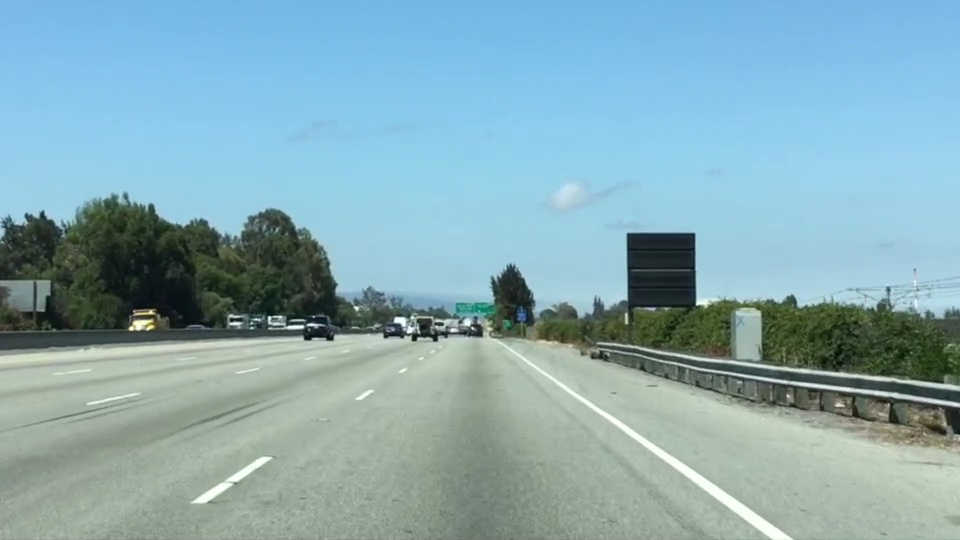
#> input picture finding line lanes/test.jpg, 960 x 540 px
$ python t1-region-masking.py
#> lines starting #> are read from the running program, lines starting #| are printed output that depends on the picture
#!/usr/bin/env python2
# -*- coding: utf-8 -*-
"""
Created on Sun Feb 19 15:22:28 2017

@author: alvaroho

SDC ND - Term 1
Project 1: Finding Lane Lines
Region Masking

"""

import matplotlib.pyplot as plt
import matplotlib.image as mpimg
import numpy as np

# Read in the image and print some stats
image = mpimg.imread('test.jpg')
#> image is the input picture: shape (540, 960, 3); mean R, G, B 135.5, 171.1, 179.2
print('This image is: ', type(image),
         'with dimesions:', image.shape)
#| This image is:  <class 'numpy.ndarray'> with dimesions: (540, 960, 3)

# Pull out the x and y sizes and make a copy of the image
ysize = image.shape[0]
#> ysize = 540
xsize = image.shape[1]
#> xsize = 960
region_select = np.copy(image)

# Define a triangle region of interest
# Keep in mind the origin (x=0, y=0) is in the upper left in image processing
# Note: if you run this code, you'll find these are not sensible values!!
# But you'll get a chance to play with them soon in a quiz
left_bottom = [0, ysize]
#> left_bottom = [0, 540]
right_bottom = [xsize, ysize]
#> right_bottom = [960, 540]
apex = [xsize*0.5, ysize*0.4]
#> apex = [480, 216]

# Fit lines (y=Ax+B) to identify the  3 sided region of interest
# np.polyfit() returns the coefficients [A, B] of the fit
fit_left = np.polyfit((left_bottom[0], apex[0]), (left_bottom[1], apex[1]), 1)
#> fit_left = [-0.675, 540]
fit_right = np.polyfit((right_bottom[0], apex[0]), (right_bottom[1], apex[1]), 1)
#> fit_right = [0.675, -108]
fit_bottom = np.polyfit((left_bottom[0], right_bottom[0]), (left_bottom[1], right_bottom[1]), 1)
#> fit_bottom = [-1.93e-16, 540]

# See meshgrip algorithm
# https://discussions.udacity.com/t/the-detection-of-points-within-a-region/212698/5
# Find the region inside the lines
XX, YY = np.meshgrid(np.arange(0, xsize), np.arange(0, ysize))
region_thresholds = (YY > (XX*fit_left[0] + fit_left[1])) & \
                    (YY > (XX*fit_right[0] + fit_right[1])) & \
                    (YY < (XX*fit_bottom[0] + fit_bottom[1]))

# Color pixels red which are inside the region of interest
region_select[region_thresholds] = [255, 0, 0]
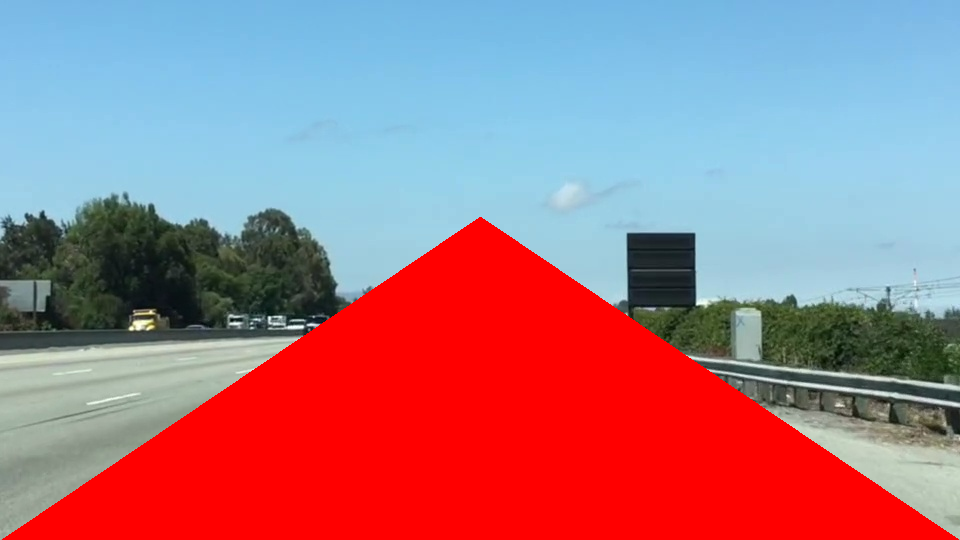
#> region_select: shape (540, 960, 3); mean R, G, B 165.9, 120.2, 132

# Display the image
plt.imshow(region_select)
